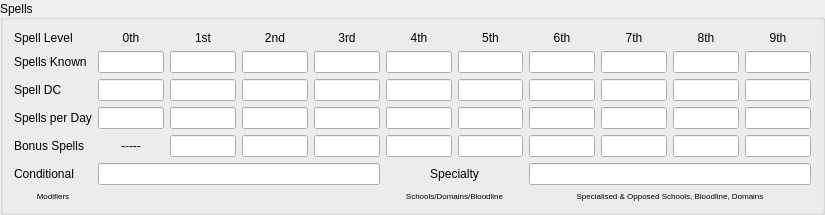
         <widget class="QGroupBox" name="groupBox_8">
          <property name="maximumSize">
           <size>
            <width>825</width>
            <height>16777215</height>
           </size>
          </property>
          <property name="title">
           <string>Spells</string>
          </property>
          <property name="alignment">
           <set>Qt::AlignLeading|Qt::AlignLeft|Qt::AlignVCenter</set>
          </property>
          <layout class="QGridLayout" name="gridLayout_6">
           <item row="6" column="5" colspan="2">
            <widget class="QLabel" name="label_185">
             <property name="font">
              <font>
               <pointsize>6</pointsize>
              </font>
             </property>
             <property name="text">
              <string>Schools/Domains/Bloodline</string>
             </property>
             <property name="alignment">
              <set>Qt::AlignCenter</set>
             </property>
            </widget>
           </item>
           <item row="5" column="5" colspan="2">
            <widget class="QLabel" name="label_183">
             <property name="text">
              <string>Specialty</string>
             </property>
             <property name="alignment">
              <set>Qt::AlignCenter</set>
             </property>
            </widget>
           </item>
           <item row="0" column="5">
            <widget class="QLabel" name="label_172">
             <property name="text">
              <string>4th</string>
             </property>
             <property name="alignment">
              <set>Qt::AlignCenter</set>
             </property>
            </widget>
           </item>
           <item row="0" column="0">
            <widget class="QLabel" name="label_167">
             <property name="text">
              <string>Spell Level</string>
             </property>
             <property name="alignment">
              <set>Qt::AlignLeading|Qt::AlignLeft|Qt::AlignVCenter</set>
             </property>
            </widget>
           </item>
           <item row="0" column="4">
            <widget class="QLabel" name="label_171">
             <property name="text">
              <string>3rd</string>
             </property>
             <property name="alignment">
              <set>Qt::AlignCenter</set>
             </property>
            </widget>
           </item>
           <item row="0" column="1">
            <widget class="QLabel" name="label_168">
             <property name="text">
              <string>0th</string>
             </property>
             <property name="alignment">
              <set>Qt::AlignCenter</set>
             </property>
            </widget>
           </item>
           <item row="0" column="2">
            <widget class="QLabel" name="label_169">
             <property name="text">
              <string>1st</string>
             </property>
             <property name="alignment">
              <set>Qt::AlignCenter</set>
             </property>
            </widget>
           </item>
           <item row="0" column="9">
            <widget class="QLabel" name="label_176">
             <property name="text">
              <string>8th</string>
             </property>
             <property name="alignment">
              <set>Qt::AlignCenter</set>
             </property>
            </widget>
           </item>
           <item row="0" column="7">
            <widget class="QLabel" name="label_174">
             <property name="text">
              <string>6th</string>
             </property>
             <property name="alignment">
              <set>Qt::AlignCenter</set>
             </property>
            </widget>
           </item>
           <item row="1" column="5">
            <widget class="QLineEdit" name="fourthLevelTotalKnown"/>
           </item>
           <item row="0" column="3">
            <widget class="QLabel" name="label_170">
             <property name="text">
              <string>2nd</string>
             </property>
             <property name="alignment">
              <set>Qt::AlignCenter</set>
             </property>
            </widget>
           </item>
           <item row="1" column="0">
            <widget class="QLabel" name="label_178">
             <property name="text">
              <string>Spells Known</string>
             </property>
            </widget>
           </item>
           <item row="1" column="4">
            <widget class="QLineEdit" name="thirdLevelTotalKnown"/>
           </item>
           <item row="0" column="6">
            <widget class="QLabel" name="label_173">
             <property name="text">
              <string>5th</string>
             </property>
             <property name="alignment">
              <set>Qt::AlignCenter</set>
             </property>
            </widget>
           </item>
           <item row="1" column="2">
            <widget class="QLineEdit" name="firstLevelTotalKnown"/>
           </item>
           <item row="0" column="10">
            <widget class="QLabel" name="label_177">
             <property name="text">
              <string>9th</string>
             </property>
             <property name="alignment">
              <set>Qt::AlignCenter</set>
             </property>
            </widget>
           </item>
           <item row="1" column="1">
            <widget class="QLineEdit" name="zeroLevelTotalKnown"/>
           </item>
           <item row="0" column="8">
            <widget class="QLabel" name="label_175">
             <property name="text">
              <string>7th</string>
             </property>
             <property name="alignment">
              <set>Qt::AlignCenter</set>
             </property>
            </widget>
           </item>
           <item row="1" column="6">
            <widget class="QLineEdit" name="fifthLevelTotalKnown"/>
           </item>
           <item row="1" column="8">
            <widget class="QLineEdit" name="seventhLevelTotalKnown"/>
           </item>
           <item row="2" column="2">
            <widget class="QLineEdit" name="firstLevelDC"/>
           </item>
           <item row="1" column="3">
            <widget class="QLineEdit" name="secondLevelTotalKnown"/>
           </item>
           <item row="1" column="9">
            <widget class="QLineEdit" name="eighthLevelTotalKnown"/>
           </item>
           <item row="2" column="0">
            <widget class="QLabel" name="label_179">
             <property name="text">
              <string>Spell DC</string>
             </property>
            </widget>
           </item>
           <item row="2" column="4">
            <widget class="QLineEdit" name="thirdLevelDC"/>
           </item>
           <item row="2" column="7">
            <widget class="QLineEdit" name="sixthLevelDC"/>
           </item>
           <item row="1" column="7">
            <widget class="QLineEdit" name="sixthLevelTotalKnown"/>
           </item>
           <item row="2" column="5">
            <widget class="QLineEdit" name="fourthLevelDC"/>
           </item>
           <item row="2" column="1">
            <widget class="QLineEdit" name="zeroLevelDC"/>
           </item>
           <item row="2" column="6">
            <widget class="QLineEdit" name="fifthLevelDC"/>
           </item>
           <item row="2" column="8">
            <widget class="QLineEdit" name="seventhLevelDC"/>
           </item>
           <item row="3" column="4">
            <widget class="QLineEdit" name="thirdLevelTotalPerDay"/>
           </item>
           <item row="1" column="10">
            <widget class="QLineEdit" name="ninthLevelTotalKnown"/>
           </item>
           <item row="2" column="10">
            <widget class="QLineEdit" name="ninthLevelDC"/>
           </item>
           <item row="2" column="9">
            <widget class="QLineEdit" name="eighthLevelDC"/>
           </item>
           <item row="3" column="1">
            <widget class="QLineEdit" name="zeroLevelTotalPerDay"/>
           </item>
           <item row="3" column="8">
            <widget class="QLineEdit" name="seventhLevelTotalPerDay"/>
           </item>
           <item row="2" column="3">
            <widget class="QLineEdit" name="secondLevelDC"/>
           </item>
           <item row="3" column="0">
            <widget class="QLabel" name="label_180">
             <property name="text">
              <string>Spells per Day</string>
             </property>
            </widget>
           </item>
           <item row="3" column="2">
            <widget class="QLineEdit" name="firstLevelTotalPerDay"/>
           </item>
           <item row="4" column="2">
            <widget class="QLineEdit" name="firstLevelBonusSpells"/>
           </item>
           <item row="3" column="6">
            <widget class="QLineEdit" name="fifthLevelTotalPerDay"/>
           </item>
           <item row="4" column="0">
            <widget class="QLabel" name="label_181">
             <property name="text">
              <string>Bonus Spells</string>
             </property>
            </widget>
           </item>
           <item row="3" column="3">
            <widget class="QLineEdit" name="secondLevelTotalPerDay"/>
           </item>
           <item row="3" column="5">
            <widget class="QLineEdit" name="fourthLevelTotalPerDay"/>
           </item>
           <item row="4" column="1">
            <widget class="QLabel" name="label_186">
             <property name="text">
              <string>-----</string>
             </property>
             <property name="alignment">
              <set>Qt::AlignCenter</set>
             </property>
            </widget>
           </item>
           <item row="4" column="4">
            <widget class="QLineEdit" name="thirdLevelBonusSpells"/>
           </item>
           <item row="3" column="7">
            <widget class="QLineEdit" name="sixthLevelTotalPerDay"/>
           </item>
           <item row="3" column="9">
            <widget class="QLineEdit" name="eighthLevelTotalPerDay"/>
           </item>
           <item row="3" column="10">
            <widget class="QLineEdit" name="ninthLevelTotalPerDay"/>
           </item>
           <item row="4" column="6">
            <widget class="QLineEdit" name="fifthLevelBonusSpells"/>
           </item>
           <item row="5" column="0">
            <widget class="QLabel" name="label_182">
             <property name="text">
              <string>Conditional</string>
             </property>
            </widget>
           </item>
           <item row="4" column="3">
            <widget class="QLineEdit" name="secondLevelBonusSpells"/>
           </item>
           <item row="4" column="8">
            <widget class="QLineEdit" name="seventhLevelBonusSpells"/>
           </item>
           <item row="4" column="7">
            <widget class="QLineEdit" name="sixthLevelBonusSpells"/>
           </item>
           <item row="4" column="9">
            <widget class="QLineEdit" name="eighthLevelBonusSpells"/>
           </item>
           <item row="6" column="0">
            <widget class="QLabel" name="label_184">
             <property name="font">
              <font>
               <pointsize>6</pointsize>
              </font>
             </property>
             <property name="text">
              <string>Modifiers</string>
             </property>
             <property name="alignment">
              <set>Qt::AlignCenter</set>
             </property>
            </widget>
           </item>
           <item row="4" column="10">
            <widget class="QLineEdit" name="ninthLevelBonusSpells"/>
           </item>
           <item row="4" column="5">
            <widget class="QLineEdit" name="fourthLevelBonusSpells"/>
           </item>
           <item row="5" column="1" colspan="4">
            <widget class="QLineEdit" name="spellsConditionalModifiers"/>
           </item>
           <item row="5" column="7" colspan="4">
            <widget class="QLineEdit" name="spellsSpeciality"/>
           </item>
           <item row="6" column="7" colspan="4">
            <widget class="QLabel" name="label_187">
             <property name="font">
              <font>
               <pointsize>6</pointsize>
              </font>
             </property>
             <property name="text">
              <string>Specialised &amp; Opposed Schools, Bloodline, Domains</string>
             </property>
             <property name="alignment">
              <set>Qt::AlignCenter</set>
             </property>
            </widget>
           </item>
          </layout>
         </widget>
